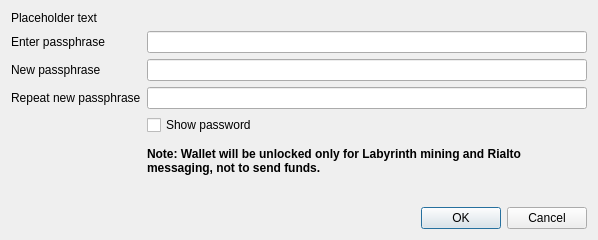
<?xml version="1.0" encoding="UTF-8"?>
<ui version="4.0">
 <class>AskPassphraseDialog</class>
 <widget class="QDialog" name="AskPassphraseDialog">
  <property name="geometry">
   <rect>
    <x>0</x>
    <y>0</y>
    <width>598</width>
    <height>222</height>
   </rect>
  </property>
  <property name="sizePolicy">
   <sizepolicy hsizetype="Preferred" vsizetype="Minimum">
    <horstretch>0</horstretch>
    <verstretch>0</verstretch>
   </sizepolicy>
  </property>
  <property name="minimumSize">
   <size>
    <width>550</width>
    <height>0</height>
   </size>
  </property>
  <property name="windowTitle">
   <string>Passphrase Dialog</string>
  </property>
  <layout class="QVBoxLayout" name="verticalLayout">
   <property name="sizeConstraint">
    <enum>QLayout::SetMinimumSize</enum>
   </property>
   <item>
    <widget class="QLabel" name="warningLabel">
     <property name="text">
      <string notr="true">Placeholder text</string>
     </property>
     <property name="textFormat">
      <enum>Qt::RichText</enum>
     </property>
     <property name="wordWrap">
      <bool>true</bool>
     </property>
    </widget>
   </item>
   <item>
    <layout class="QFormLayout" name="formLayout">
     <property name="sizeConstraint">
      <enum>QLayout::SetMinimumSize</enum>
     </property>
     <property name="fieldGrowthPolicy">
      <enum>QFormLayout::AllNonFixedFieldsGrow</enum>
     </property>
     <item row="0" column="0">
      <widget class="QLabel" name="passLabel1">
       <property name="text">
        <string>Enter passphrase</string>
       </property>
      </widget>
     </item>
     <item row="0" column="1">
      <widget class="QLineEdit" name="passEdit1">
       <property name="echoMode">
        <enum>QLineEdit::Password</enum>
       </property>
      </widget>
     </item>
     <item row="1" column="0">
      <widget class="QLabel" name="passLabel2">
       <property name="text">
        <string>New passphrase</string>
       </property>
      </widget>
     </item>
     <item row="1" column="1">
      <widget class="QLineEdit" name="passEdit2">
       <property name="echoMode">
        <enum>QLineEdit::Password</enum>
       </property>
      </widget>
     </item>
     <item row="2" column="0">
      <widget class="QLabel" name="passLabel3">
       <property name="text">
        <string>Repeat new passphrase</string>
       </property>
      </widget>
     </item>
     <item row="2" column="1">
      <widget class="QLineEdit" name="passEdit3">
       <property name="echoMode">
        <enum>QLineEdit::Password</enum>
       </property>
      </widget>
     </item>
     <item row="3" column="1">
      <widget class="QCheckBox" name="toggleShowPasswordButton">
       <property name="text">
        <string>Show password</string>
       </property>
      </widget>
     </item>
     <item row="5" column="1">
      <widget class="QLabel" name="capsLabel">
       <property name="font">
        <font>
         <weight>75</weight>
         <bold>true</bold>
        </font>
       </property>
       <property name="text">
        <string/>
       </property>
       <property name="alignment">
        <set>Qt::AlignCenter</set>
       </property>
      </widget>
     </item>
     <item row="4" column="1">
      <widget class="QLabel" name="hiveOnlyLabel">
       <property name="minimumSize">
        <size>
         <width>0</width>
         <height>40</height>
        </size>
       </property>
       <property name="font">
        <font>
         <weight>75</weight>
         <bold>true</bold>
        </font>
       </property>
       <property name="text">
        <string>Note: Wallet will be unlocked only for Labyrinth mining and Rialto messaging, not to send funds.</string>
       </property>
       <property name="wordWrap">
        <bool>true</bool>
       </property>
      </widget>
     </item>
    </layout>
   </item>
   <item>
    <widget class="QDialogButtonBox" name="buttonBox">
     <property name="orientation">
      <enum>Qt::Horizontal</enum>
     </property>
     <property name="standardButtons">
      <set>QDialogButtonBox::Cancel|QDialogButtonBox::Ok</set>
     </property>
    </widget>
   </item>
  </layout>
 </widget>
 <resources/>
 <connections>
  <connection>
   <sender>buttonBox</sender>
   <signal>accepted()</signal>
   <receiver>AskPassphraseDialog</receiver>
   <slot>accept()</slot>
   <hints>
    <hint type="sourcelabel">
     <x>20</x>
     <y>20</y>
    </hint>
    <hint type="destinationlabel">
     <x>20</x>
     <y>20</y>
    </hint>
   </hints>
  </connection>
  <connection>
   <sender>buttonBox</sender>
   <signal>rejected()</signal>
   <receiver>AskPassphraseDialog</receiver>
   <slot>reject()</slot>
   <hints>
    <hint type="sourcelabel">
     <x>20</x>
     <y>20</y>
    </hint>
    <hint type="destinationlabel">
     <x>20</x>
     <y>20</y>
    </hint>
   </hints>
  </connection>
 </connections>
</ui>
